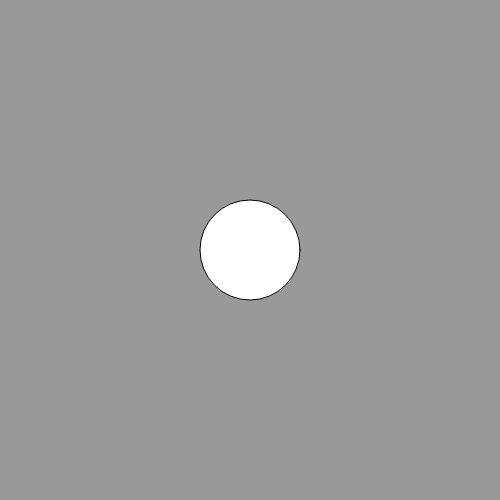
Frame 1 (no input)
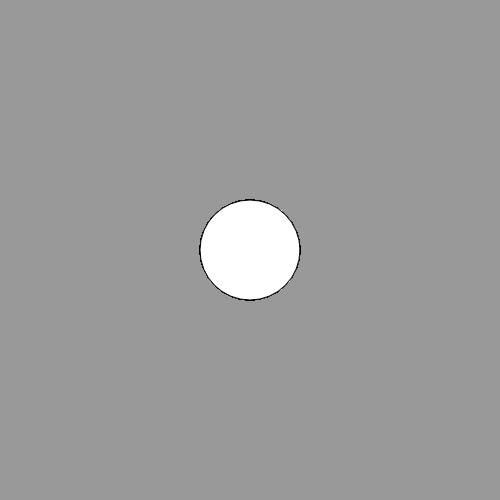
Frame 60 (no input)
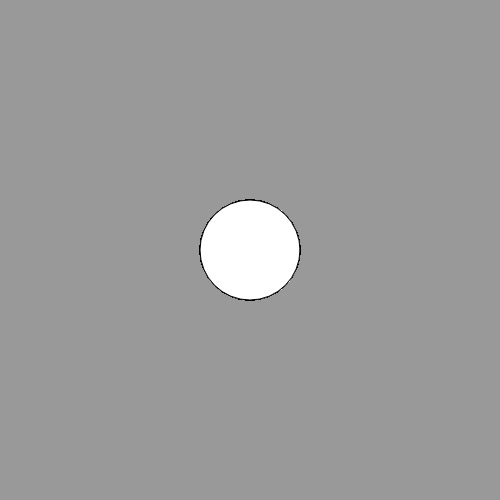
Frame 120 (the mouse pressed at the canvas centre since frame 60)

The p5.js sketch that drew these frames (run headless with seeded random() and noise() and a simulated clock; from frame 60 on, the mouse is pressed at the canvas centre):

// p5.js sketch
// ── sketch.js

//the first function runs. Set up to the program
function setup() {
    createCanvas(500,500);
    background(125);
    background(255,0,0);
    background("purple");
    background("#999999");
}


//infinite loop. Flip book
function draw() {
    
    ellipse(250,250,100,100);
}
